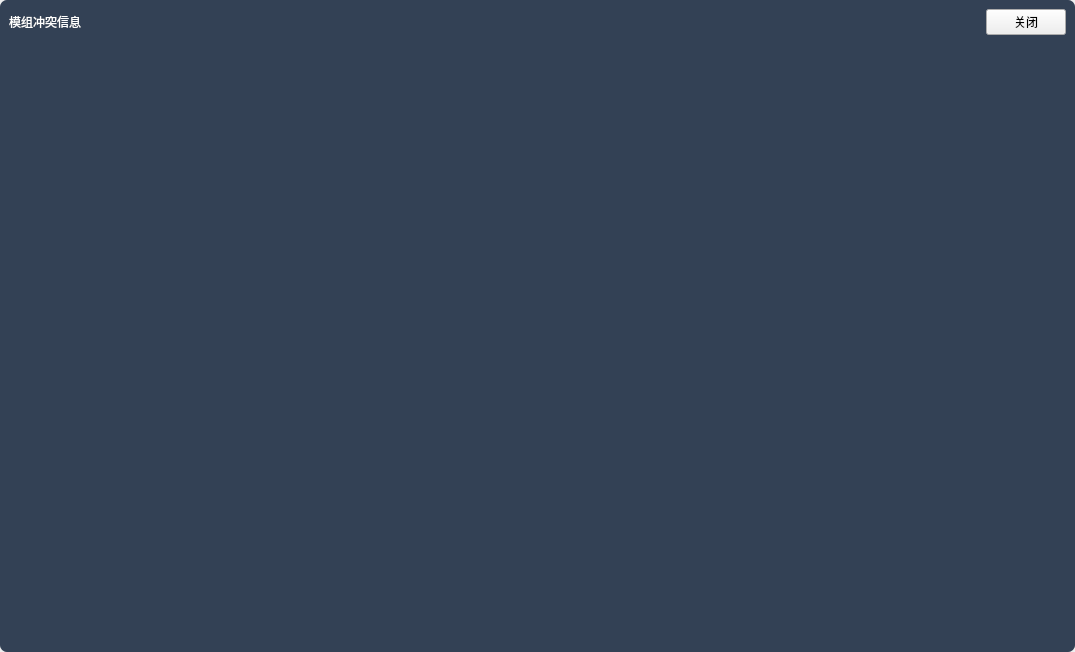
<?xml version="1.0" encoding="UTF-8"?>
<ui version="4.0">
 <class>ModConflictWidget</class>
 <widget class="QWidget" name="ModConflictWidget">
  <property name="geometry">
   <rect>
    <x>0</x>
    <y>0</y>
    <width>1075</width>
    <height>652</height>
   </rect>
  </property>
  <property name="windowTitle">
   <string>Form</string>
  </property>
  <layout class="QHBoxLayout" name="horizontalLayout">
   <property name="leftMargin">
    <number>0</number>
   </property>
   <property name="topMargin">
    <number>0</number>
   </property>
   <property name="rightMargin">
    <number>0</number>
   </property>
   <property name="bottomMargin">
    <number>0</number>
   </property>
   <item>
    <widget class="QWidget" name="centralwidget" native="true">
     <property name="styleSheet">
      <string notr="true">#centralwidget{
	color: white;
	border-radius: 7px;
	background-color: rgb(51, 65, 85);
}

QLabel{
	color: white;
}


QScrollArea{border: 0px; background-color: transparent;}
#scrollWidget_left,#widget_container {
	border-radius: 10px; 
	background-color: rgb(51, 65, 85);
}</string>
     </property>
     <layout class="QGridLayout" name="gridLayout" columnstretch="0,0">
      <item row="2" column="0">
       <widget class="QScrollArea" name="scrollArea">
        <property name="sizePolicy">
         <sizepolicy hsizetype="Preferred" vsizetype="Preferred">
          <horstretch>0</horstretch>
          <verstretch>0</verstretch>
         </sizepolicy>
        </property>
        <property name="minimumSize">
         <size>
          <width>200</width>
          <height>0</height>
         </size>
        </property>
        <property name="verticalScrollBarPolicy">
         <enum>Qt::ScrollBarPolicy::ScrollBarAsNeeded</enum>
        </property>
        <property name="widgetResizable">
         <bool>true</bool>
        </property>
        <property name="alignment">
         <set>Qt::AlignmentFlag::AlignCenter</set>
        </property>
        <widget class="QWidget" name="scrollWidget_left">
         <property name="geometry">
          <rect>
           <x>0</x>
           <y>0</y>
           <width>200</width>
           <height>589</height>
          </rect>
         </property>
         <layout class="QVBoxLayout" name="verticalLayout">
          <property name="rightMargin">
           <number>30</number>
          </property>
          <item>
           <spacer name="verticalSpacer">
            <property name="orientation">
             <enum>Qt::Orientation::Vertical</enum>
            </property>
            <property name="sizeHint" stdset="0">
             <size>
              <width>20</width>
              <height>540</height>
             </size>
            </property>
           </spacer>
          </item>
         </layout>
        </widget>
       </widget>
      </item>
      <item row="0" column="0" colspan="2">
       <layout class="QHBoxLayout" name="horizontalLayout_2">
        <item>
         <widget class="QLabel" name="label">
          <property name="text">
           <string>模组冲突信息</string>
          </property>
         </widget>
        </item>
        <item>
         <spacer name="horizontalSpacer">
          <property name="orientation">
           <enum>Qt::Orientation::Horizontal</enum>
          </property>
          <property name="sizeHint" stdset="0">
           <size>
            <width>40</width>
            <height>20</height>
           </size>
          </property>
         </spacer>
        </item>
        <item>
         <widget class="QPushButton" name="pushButton_close">
          <property name="text">
           <string>关闭</string>
          </property>
         </widget>
        </item>
       </layout>
      </item>
      <item row="2" column="1">
       <widget class="QScrollArea" name="scrollArea_2">
        <property name="widgetResizable">
         <bool>true</bool>
        </property>
        <widget class="CardContainer" name="widget_container">
         <property name="geometry">
          <rect>
           <x>0</x>
           <y>0</y>
           <width>846</width>
           <height>589</height>
          </rect>
         </property>
         <property name="sizePolicy">
          <sizepolicy hsizetype="Expanding" vsizetype="Expanding">
           <horstretch>0</horstretch>
           <verstretch>0</verstretch>
          </sizepolicy>
         </property>
        </widget>
       </widget>
      </item>
     </layout>
    </widget>
   </item>
  </layout>
 </widget>
 <customwidgets>
  <customwidget>
   <class>CardContainer</class>
   <extends>QWidget</extends>
   <header>widget/cardcontainer.h</header>
   <container>1</container>
  </customwidget>
 </customwidgets>
 <resources/>
 <connections/>
</ui>
